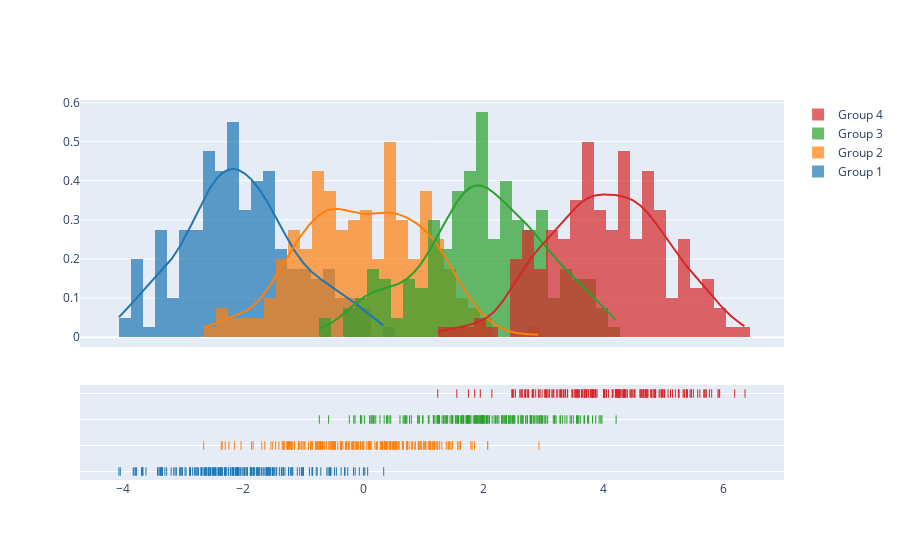

Source (notebook cell):
### Code cell
import plotly.figure_factory as ff

# Add histogram data
x1 = np.random.randn(200) - 2
x2 = np.random.randn(200)
x3 = np.random.randn(200) + 2
x4 = np.random.randn(200) + 4

# Group data together
hist_data = [x1, x2, x3, x4]

group_labels = ['Group 1', 'Group 2', 'Group 3', 'Group 4']

# Create distplot with custom bin_size
fig = ff.create_distplot(hist_data, group_labels, bin_size=.2)
fig.show()

### Figure 1 — Plotly figure (JSON) as saved in the notebook; plotly's stock layout.template omitted (floating-point values rounded to 4 significant figures; data arrays with more than 128 entries replaced by an {"elided": "..."} marker saying what was removed)
{"data": [{"autobinx": false, "histnorm": "probability density", "legendgroup": "Group 1", "marker": {"color": "rgb(31, 119, 180)"}, "name": "Group 1", "opacity": 0.7, "type": "histogram", "x": {"elided": "200 float values"}, "xaxis": "x", "xbins": {"end": 0.3441, "size": 0.2, "start": -4.061}, "yaxis": "y"}, {"autobinx": false, "histnorm": "probability density", "legendgroup": "Group 2", "marker": {"color": "rgb(255, 127, 14)"}, "name": "Group 2", "opacity": 0.7, "type": "histogram", "x": {"elided": "200 float values"}, "xaxis": "x", "xbins": {"end": 2.929, "size": 0.2, "start": -2.652}, "yaxis": "y"}, {"autobinx": false, "histnorm": "probability density", "legendgroup": "Group 3", "marker": {"color": "rgb(44, 160, 44)"}, "name": "Group 3", "opacity": 0.7, "type": "histogram", "x": {"elided": "200 float values"}, "xaxis": "x", "xbins": {"end": 4.211, "size": 0.2, "start": -0.7268}, "yaxis": "y"}, {"autobinx": false, "histnorm": "probability density", "legendgroup": "Group 4", "marker": {"color": "rgb(214, 39, 40)"}, "name": "Group 4", "opacity": 0.7, "type": "histogram", "x": {"elided": "200 float values"}, "xaxis": "x", "xbins": {"end": 6.357, "size": 0.2, "start": 1.244}, "yaxis": "y"}, {"legendgroup": "Group 1", "marker": {"color": "rgb(31, 119, 180)"}, "mode": "lines", "name": "Group 1", "showlegend": false, "type": "scatter", "x": {"elided": "500 float values"}, "xaxis": "x", "y": {"elided": "500 float values"}, "yaxis": "y"}, {"legendgroup": "Group 2", "marker": {"color": "rgb(255, 127, 14)"}, "mode": "lines", "name": "Group 2", "showlegend": false, "type": "scatter", "x": {"elided": "500 float values"}, "xaxis": "x", "y": {"elided": "500 float values"}, "yaxis": "y"}, {"legendgroup": "Group 3", "marker": {"color": "rgb(44, 160, 44)"}, "mode": "lines", "name": "Group 3", "showlegend": false, "type": "scatter", "x": {"elided": "500 float values"}, "xaxis": "x", "y": {"elided": "500 float values"}, "yaxis": "y"}, {"legendgroup": "Group 4", "marker": {"color": "rgb(214, 39, 40)"}, "mode": "lines", "name": "Group 4", "showlegend": false, "type": "scatter", "x": {"elided": "500 float values"}, "xaxis": "x", "y": {"elided": "500 float values"}, "yaxis": "y"}, {"legendgroup": "Group 1", "marker": {"color": "rgb(31, 119, 180)", "symbol": "line-ns-open"}, "mode": "markers", "name": "Group 1", "showlegend": false, "type": "scatter", "x": {"elided": "200 float values"}, "xaxis": "x", "y": {"elided": "200 str values"}, "yaxis": "y2"}, {"legendgroup": "Group 2", "marker": {"color": "rgb(255, 127, 14)", "symbol": "line-ns-open"}, "mode": "markers", "name": "Group 2", "showlegend": false, "type": "scatter", "x": {"elided": "200 float values"}, "xaxis": "x", "y": {"elided": "200 str values"}, "yaxis": "y2"}, {"legendgroup": "Group 3", "marker": {"color": "rgb(44, 160, 44)", "symbol": "line-ns-open"}, "mode": "markers", "name": "Group 3", "showlegend": false, "type": "scatter", "x": {"elided": "200 float values"}, "xaxis": "x", "y": {"elided": "200 str values"}, "yaxis": "y2"}, {"legendgroup": "Group 4", "marker": {"color": "rgb(214, 39, 40)", "symbol": "line-ns-open"}, "mode": "markers", "name": "Group 4", "showlegend": false, "type": "scatter", "x": {"elided": "200 float values"}, "xaxis": "x", "y": {"elided": "200 str values"}, "yaxis": "y2"}], "layout": {"barmode": "overlay", "hovermode": "closest", "legend": {"traceorder": "reversed"}, "xaxis": {"anchor": "y2", "domain": [0.0, 1.0], "zeroline": false}, "yaxis": {"anchor": "free", "domain": [0.35, 1], "position": 0.0}, "yaxis2": {"anchor": "x", "domain": [0, 0.25], "dtick": 1, "showticklabels": false}}}
